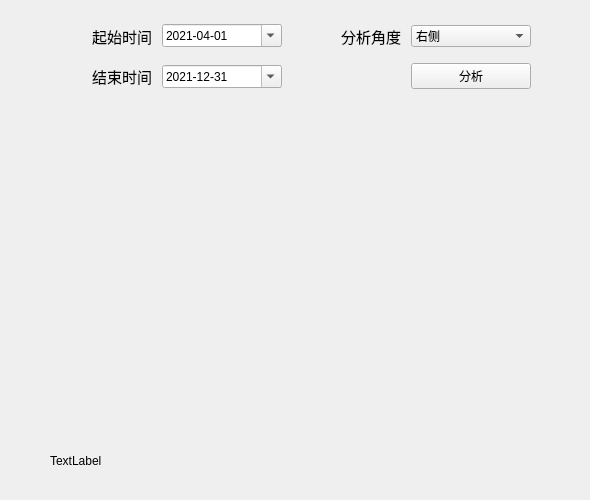
           <widget class="QWidget" name="tab_4">
            <attribute name="icon">
             <iconset resource="img.qrc">
              <normaloff>:/prefix1/resource/clock.png</normaloff>:/prefix1/resource/clock.png</iconset>
            </attribute>
            <attribute name="title">
             <string>长期分析</string>
            </attribute>
            <widget class="QWidget" name="layoutWidget">
             <property name="geometry">
              <rect>
               <x>80</x>
               <y>20</y>
               <width>451</width>
               <height>32</height>
              </rect>
             </property>
             <layout class="QHBoxLayout" name="select_1" stretch="2,6,1,2,6">
              <property name="spacing">
               <number>10</number>
              </property>
              <property name="topMargin">
               <number>0</number>
              </property>
              <item>
               <widget class="QLabel" name="label_13">
                <property name="font">
                 <font>
                  <family>Microsoft YaHei UI</family>
                  <pointsize>11</pointsize>
                 </font>
                </property>
                <property name="text">
                 <string>起始时间</string>
                </property>
                <property name="alignment">
                 <set>Qt::AlignRight|Qt::AlignTrailing|Qt::AlignVCenter</set>
                </property>
               </widget>
              </item>
              <item>
               <widget class="QDateEdit" name="date_start">
                <property name="maximumSize">
                 <size>
                  <width>120</width>
                  <height>16777215</height>
                 </size>
                </property>
                <property name="dateTime">
                 <datetime>
                  <hour>0</hour>
                  <minute>0</minute>
                  <second>0</second>
                  <year>2021</year>
                  <month>4</month>
                  <day>1</day>
                 </datetime>
                </property>
                <property name="currentSection">
                 <enum>QDateTimeEdit::YearSection</enum>
                </property>
                <property name="displayFormat">
                 <string>yyyy-MM-dd</string>
                </property>
                <property name="calendarPopup">
                 <bool>true</bool>
                </property>
                <property name="date">
                 <date>
                  <year>2021</year>
                  <month>4</month>
                  <day>1</day>
                 </date>
                </property>
               </widget>
              </item>
              <item>
               <spacer name="horizontalSpacer_2">
                <property name="orientation">
                 <enum>Qt::Horizontal</enum>
                </property>
                <property name="sizeHint" stdset="0">
                 <size>
                  <width>40</width>
                  <height>20</height>
                 </size>
                </property>
               </spacer>
              </item>
              <item>
               <widget class="QLabel" name="label_2">
                <property name="font">
                 <font>
                  <family>Microsoft YaHei UI</family>
                  <pointsize>11</pointsize>
                 </font>
                </property>
                <property name="text">
                 <string>分析角度</string>
                </property>
                <property name="alignment">
                 <set>Qt::AlignRight|Qt::AlignTrailing|Qt::AlignVCenter</set>
                </property>
               </widget>
              </item>
              <item>
               <widget class="QComboBox" name="comboAngle">
                <property name="minimumSize">
                 <size>
                  <width>100</width>
                  <height>0</height>
                 </size>
                </property>
                <property name="maximumSize">
                 <size>
                  <width>120</width>
                  <height>16777215</height>
                 </size>
                </property>
                <item>
                 <property name="text">
                  <string>右侧</string>
                 </property>
                </item>
                <item>
                 <property name="text">
                  <string>左侧</string>
                 </property>
                </item>
                <item>
                 <property name="text">
                  <string>前侧</string>
                 </property>
                </item>
               </widget>
              </item>
             </layout>
            </widget>
            <widget class="QWidget" name="layoutWidget">
             <property name="geometry">
              <rect>
               <x>80</x>
               <y>60</y>
               <width>451</width>
               <height>33</height>
              </rect>
             </property>
             <layout class="QHBoxLayout" name="select_2" stretch="2,6,1,2,6">
              <property name="spacing">
               <number>10</number>
              </property>
              <item>
               <widget class="QLabel" name="label_14">
                <property name="font">
                 <font>
                  <family>Microsoft YaHei UI</family>
                  <pointsize>11</pointsize>
                 </font>
                </property>
                <property name="text">
                 <string>结束时间</string>
                </property>
                <property name="alignment">
                 <set>Qt::AlignRight|Qt::AlignTrailing|Qt::AlignVCenter</set>
                </property>
               </widget>
              </item>
              <item>
               <widget class="QDateEdit" name="date_end">
                <property name="maximumSize">
                 <size>
                  <width>120</width>
                  <height>16777215</height>
                 </size>
                </property>
                <property name="dateTime">
                 <datetime>
                  <hour>0</hour>
                  <minute>0</minute>
                  <second>0</second>
                  <year>2021</year>
                  <month>12</month>
                  <day>31</day>
                 </datetime>
                </property>
                <property name="displayFormat">
                 <string>yyyy-MM-dd</string>
                </property>
                <property name="calendarPopup">
                 <bool>true</bool>
                </property>
                <property name="date">
                 <date>
                  <year>2021</year>
                  <month>12</month>
                  <day>31</day>
                 </date>
                </property>
               </widget>
              </item>
              <item>
               <spacer name="horizontalSpacer_3">
                <property name="orientation">
                 <enum>Qt::Horizontal</enum>
                </property>
                <property name="sizeHint" stdset="0">
                 <size>
                  <width>40</width>
                  <height>20</height>
                 </size>
                </property>
               </spacer>
              </item>
              <item>
               <widget class="QLabel" name="label_15">
                <property name="text">
                 <string/>
                </property>
               </widget>
              </item>
              <item>
               <widget class="QPushButton" name="analysis">
                <property name="maximumSize">
                 <size>
                  <width>120</width>
                  <height>16777215</height>
                 </size>
                </property>
                <property name="text">
                 <string>分析</string>
                </property>
               </widget>
              </item>
             </layout>
            </widget>
            <widget class="QLabel" name="ax_y">
             <property name="geometry">
              <rect>
               <x>50</x>
               <y>430</y>
               <width>511</width>
               <height>61</height>
              </rect>
             </property>
             <property name="text">
              <string>TextLabel</string>
             </property>
             <property name="wordWrap">
              <bool>true</bool>
             </property>
            </widget>
            <widget class="QCustomPlot" name="qcp_analysis" native="true">
             <property name="geometry">
              <rect>
               <x>50</x>
               <y>120</y>
               <width>531</width>
               <height>281</height>
              </rect>
             </property>
            </widget>
           </widget>
